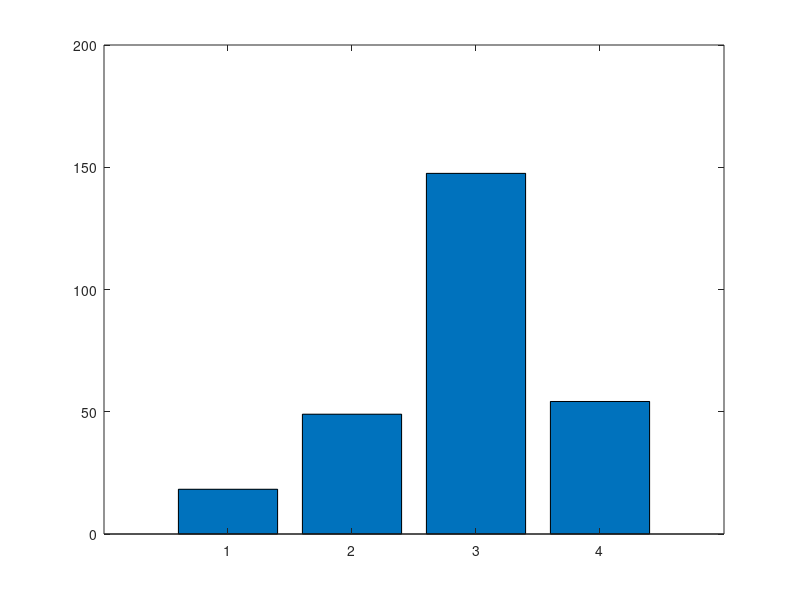

Source code (MATLAB): (Note: this script raises an error after producing the figure.)
% MATLAB script to visualize plasma histamine levels during test trials

% Data from the study - ordered as specified (Baseline, CS-, First CS+, Second CS+)
conditions = {'Baseline', 'CS-', 'First CS+', 'Second CS+'};
means = [18.3, 49, 147.5, 54.2];
sems = [4.9, 7.7, 28.7, 17.0];

% Create figure
figure('Position', [100, 100, 800, 600]);

% Create bar plot with custom colors
colors = [0.7 0.7 0.7; ... % Grey for Baseline
          0.0 0.7 0.0; ... % Green for CS-
          1.0 0.5 0.0; ... % Orange for First CS+
          1.0 0.7 0.0];    % Orange for Second CS+
b = bar(1:length(means), means);

% Apply colors to each bar
for i = 1:length(means)
    b.FaceColor = 'flat';
    b.CData(i,:) = colors(i,:);
end

% Hold on to add error bars
hold on;

% Add error bars
errorbar(1:length(means), means, sems, 'k', 'LineStyle', 'none', 'LineWidth', 1.5);

% Customize the plot
set(gca, 'XTick', 1:length(conditions), 'XTickLabel', conditions, 'FontSize', 12);
ylabel('Plasma Histamine (ng/ml)', 'FontSize', 14);
title('Plasma Histamine Levels During Test Trials', 'FontSize', 16);
ylim([0, max(means + sems*1.5)]); % Add some space above highest bar

% Add significance markers
% CS- vs First CS+ (positions 2 and 3)
line([2 3], [200 200], 'Color', 'k', 'LineWidth', 1.5);
text(2.5, 210, '***', 'FontSize', 14, 'HorizontalAlignment', 'center');

% CS- vs Second CS+ (positions 2 and 4)
line([2 4], [190 190], 'Color', 'k', 'LineWidth', 1.5);
text(3, 195, '*', 'FontSize', 14, 'HorizontalAlignment', 'center');

% Add legend for significance
%text(1, max(means + sems*1.5)*1.1, '* p < 0.055', 'FontSize', 10);
%text(1, max(means + sems*1.5)*1.2, '*** p < 0.001', 'FontSize', 10);

% Add note about sample size
text(1, max(means + sems*1.5)*0.75, 'n = 8 animals per condition', 'FontSize', 10);

% % Add color legend
% colorLegend = {'Baseline (Grey)', 'CS+ (Orange)', 'CS- (Green)'};
% legendPatches = [patch('FaceColor', [0.7 0.7 0.7]), patch('FaceColor', [1.0 0.5 0.0]), patch('FaceColor', [0.0 0.7 0.0])];
% set(legendPatches, 'EdgeColor', 'none');
% legend(legendPatches, colorLegend, 'Location', 'NorthWest', 'FontSize', 10);

% Add grid for better readability
grid on;
box on;

% Adjust the appearance
set(gcf, 'Color', 'white');
set(gca, 'FontName', 'Arial');

hold off;

% Save the figure if needed
% saveas(gcf, 'plasma_histamine_levels.png');
% saveas(gcf, 'plasma_histamine_levels.fig');

ylim([0 230])
grid off;
box off;
prettify_plot;


%%
% MATLAB script to recreate the TNF-α serum concentrations plot with correct groups and colors

% Define conditions and x-axis positions
conditions = {'Baseline', 'Tolerance', 'Post Tolerance', 'Post Re-exposition'};
x = 1:4;

% Data for each group across conditions
COND = [3300, 50, 1650, 400];  % Average of COND1 and COND2
SHAM = [3300, 50, 1900, 2000]; % Control group (green)
LPS = [3300, 50, 1900, 100];  % Positive control (red)

% Error bars (standard deviations)
COND_err = [500, 20, 250, 300]; % Combined error for COND1/COND2
SHAM_err = [400, 20, 200, 250];
LPS_err = [400, 20, 200, 250];

% Create figure
figure('Position', [100, 100, 800, 600]);

% Plot each group with different markers and colors
hold on;
p1 = plot(x, COND, '-o', 'Color', [1.0 0.5 0.0], 'LineWidth', 2, 'MarkerFaceColor', [1.0 0.5 0.0], 'MarkerSize', 8); % Orange for COND
p2 = plot(x, SHAM, '-s', 'Color', [0.0 0.7 0.0], 'LineWidth', 2, 'MarkerFaceColor', [0.0 0.7 0.0], 'MarkerSize', 8); % Green for SHAM
p3 = plot(x, LPS, '-^', 'Color', [0.8 0.0 0.0], 'LineWidth', 2, 'MarkerFaceColor', [0.8 0.0 0.0], 'MarkerSize', 8);  % Red for LPS

% Add error bars
errorbar(x, COND, COND_err, 'Color', [1.0 0.5 0.0], 'LineStyle', 'none', 'CapSize', 10);
errorbar(x, SHAM, SHAM_err, 'Color', [0.0 0.7 0.0], 'LineStyle', 'none', 'CapSize', 10);
errorbar(x, LPS, LPS_err, 'Color', [0.8 0.0 0.0], 'LineStyle', 'none', 'CapSize', 10);

% Customize the plot
set(gca, 'XTick', x);
set(gca, 'XTickLabel', conditions);
xlabel('Condition', 'FontSize', 12);
ylabel('Serum TNF-\alpha (ng/ml)', 'FontSize', 12);
title('TNF-\alpha Serum Concentrations', 'FontSize', 14);

% Adjust the x-axis labels to have line breaks for better readability
set(gca, 'XTickLabel', {'Baseline', 'Tolerance', 'Post-Tolerance', 'Post Re-nexposition'});

% Set y-axis limits
ylim([0 5000]);
yticks(0:1000:5000);

% Add legend with correct group labels
legend([p1, p2, p3], {'COND (Conditioned)', 'SHAM (Control)', 'LPS (Positive Control)'}, 'Location', 'northeast', 'Box', 'off', 'FontSize', 10);

% Add statistical significance markers
% Baseline vs Tolerance
%line([1 2], [4500 4500], 'Color', 'k', 'LineWidth', 1);
%text(1.5, 4600, '***', 'FontSize', 12, 'HorizontalAlignment', 'center');

% Tolerance vs Post Tolerance
%line([2 3], [4200 4200], 'Color', 'k', 'LineWidth', 1);
%text(2.5, 4300, '***', 'FontSize', 12, 'HorizontalAlignment', 'center');

% COND vs SHAM/LPS at Post Re-exposition
line([4 4], [400 2000], 'Color', 'k', 'LineWidth', 1);
text(4.1, 1200, '***', 'FontSize', 12, 'HorizontalAlignment', 'center');

% Add caption text at the bottom
% Adjust appearance
grid off;
box on;
set(gcf, 'Color', 'white');
set(gca, 'FontName', 'Arial');

hold off;
grid off;
box off;
prettify_plot;
% Optional: save the figure
% saveas(gcf, 'TNF_alpha_serum_concentrations.png');
% saveas(gcf, 'TNF_alpha_serum_concentrations.fig');